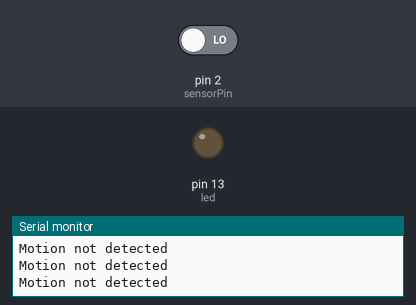
Bench run of a sketch on a simulated Arduino Uno, built with avr-gcc and run on an emulated ATmega328P. On the bench: output pins drawn as LEDs (lit = HIGH), the last lines printed to the serial monitor. The inputs (shaded band) are chosen by the test bench; at power-on: pin 2 (sensorPin) LOW.

Above: at 4.8 s.
4.9 s: pin 2 (sensorPin) driven HIGH
At 7.2 s:
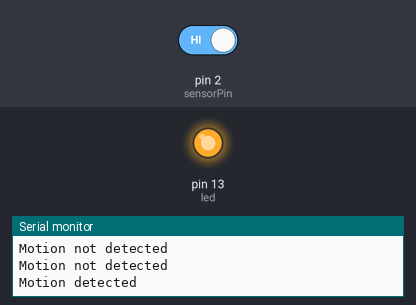
7.6 s: pin 2 (sensorPin) driven LOW
At 8.8 s:
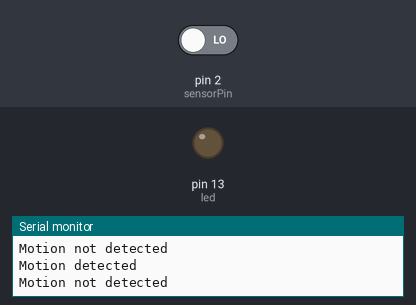
Timing chart, 0 to 10.6 s (numbered marks = the images above; inputs shaded):
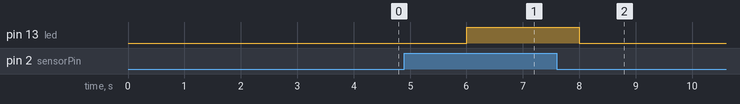

The sketch:

sourcecode.ino
```cpp
byte sensorPin=2;   //arduino(2 pin)-->PIR(data pin)
byte state=LOW;    //variable for sensing the  pir state
byte led=13;      //led for output when motion is detected

void setup() {
  // put your setup code here, to run once:
pinMode(sensorPin,INPUT);
pinMode(led,OUTPUT);
Serial.begin(9600);
}

void loop() {
  // put your main code here, to run repeatedly:
state=digitalRead(sensorPin);

if(state==HIGH)
{
  digitalWrite(led,HIGH);
  Serial.print("Motion detected\n");
}
else
{
  digitalWrite(led,LOW);
  Serial.print("Motion not detected\n");
}
delay(2000);
}
```

Measured:
- after the input at 4.9 s, pin 13 (led): LOW → HIGH after 1.1 s
- after the input at 7.6 s, pin 13 (led): HIGH → LOW after 0.40 s
